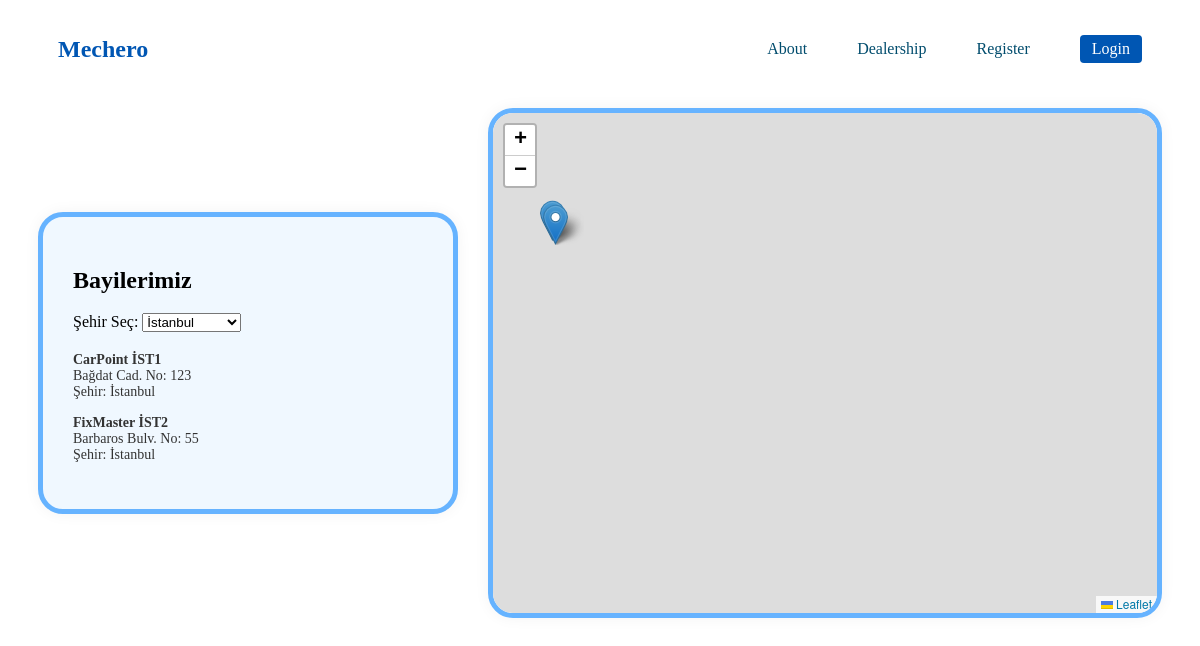
The page /dealerships/?city_id=1 on the database its author committed.
### app/models.py (models this page shows)
class Dealership(db.Model):
    __tablename__ = 'dealerships'
    id = db.Column(db.Integer, primary_key=True)
    name = db.Column(db.String(100), nullable=False)
    street = db.Column(db.String(100), nullable=False)
    number = db.Column(db.String(10), nullable=False)
    latitude = db.Column(db.Float, nullable=True)
    longitude = db.Column(db.Float, nullable=True)
    city_id = db.Column(db.Integer, db.ForeignKey('cities.id'), nullable=False)

class City(db.Model):
    __tablename__ = 'cities'
    id = db.Column(db.Integer, primary_key=True)
    name = db.Column(db.String(100), unique=True, nullable=False)
    dealerships = db.relationship('Dealership', backref='city', lazy=True)

### app/routes/guest_routes.py (the view)
@bp.route('/dealerships/')
def list_dealerships():
    city_id = request.args.get('city_id')
    cities = City.query.all()
    if city_id:
        dealerships = Dealership.query.filter_by(city_id=city_id).all()
    else:
        dealerships = Dealership.query.all()
    dealerships_json = [
        {
            'id': d.id,
            'name': d.name,
            'street': d.street,
            'number': d.number,
            'latitude': d.latitude,
            'longitude': d.longitude
        }
        for d in dealerships
    ]
    return render_template(
        'guest/dealership.html',
        cities=cities,
        dealerships=dealerships,
        dealerships_json=dealerships_json,
        selected_city_id=city_id
    )

### app/templates/guest/dealership.html (shortened to what this page needs)
{% extends "layout/base_guest.html" %}
{% block content %}
<div class="dealership-container">
  <div class="dealership-list-box">
      <h2 class="form-title">Bayilerimiz</h2>
      <form method="GET" action="{{ url_for('guest.list_dealerships') }}">
          <div class="form-field">
              <label for="city">Şehir Seç:</label>
              <select name="city_id" id="city" onchange="this.form.submit()">
                  {% for city in cities %}
                      <option value="{{ city.id }}" {% if city.id|string == selected_city_id %}selected{% endif %}>
                          {{ city.name }}
                      </option>
                  {% endfor %}
              </select>
          </div>
      </form>
      {% if dealerships %}
          <ul class="dealership-list">
              {% for d in dealerships %}
                  <li>
                      <strong>{{ d.name }}</strong><br>
                      {{ d.street }} No: {{ d.number }}<br>
                      Şehir: {{ d.city.name }}
                  </li>
              {% endfor %}
          </ul>
      {% else %}
          <p>Seçilen şehirde bayi bulunamadı.</p>
      {% endif %}
  </div>
  <div class="dealership-map-box">
      <div id="map"></div>
  </div>
</div>
<link rel="stylesheet" href="https://unpkg.com/leaflet@1.9.4/dist/leaflet.css" />
{% endblock %}

### app/static/style.css (style rules this page uses)
.form-field { margin-bottom: 15px; text-align: left; }
.dealership-container { display: flex; justify-content: space-between; align-items: center; flex-wrap: wrap; gap: 30px; margin: 30px; }
.dealership-list-box { width: 350px; padding: 30px; background-color: #f0f8ff; border: 5px solid #66b3ff; border-radius: 25px; box-shadow: 0 0 15px rgba(0, 0, 0, 0.05); }
.dealership-map-box { flex: 1; min-width: 400px; min-height: 400px; height: 500px; border: 5px solid #66b3ff; border-radius: 25px; box-shadow: 0 0 15px rgba(0, 0, 0, 0.05); overflow: hidden; position: relative; }
#map { position: absolute; top: 0; left: 0; width: 100%; height: 100%; }
.dealership-list { list-style: none; padding: 0; margin-top: 20px; }
.dealership-list li { margin-bottom: 15px; font-size: 14px; color: #333; }

### rows shown on the page
Dealership: name "CarPoint İST1", street "Bağdat Cad.", number "123", city.name "İstanbul"
Dealership: name "FixMaster İST2", street "Barbaros Bulv.", number "55", city.name "İstanbul"

### other values the page prints
form field city_id "İstanbul"
